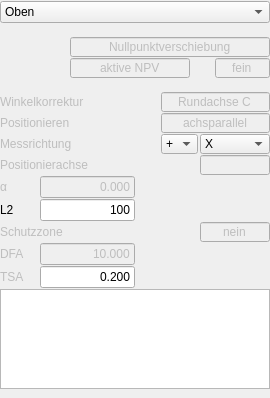
<?xml version="1.0" encoding="UTF-8"?>
<ui version="4.0">
 <class>TP_Ausrichten</class>
 <widget class="QWidget" name="TP_Ausrichten">
  <property name="geometry">
   <rect>
    <x>0</x>
    <y>0</y>
    <width>270</width>
    <height>398</height>
   </rect>
  </property>
  <property name="maximumSize">
   <size>
    <width>270</width>
    <height>16777215</height>
   </size>
  </property>
  <property name="windowTitle">
   <string>Form</string>
  </property>
  <layout class="QVBoxLayout" name="verticalLayout">
   <property name="spacing">
    <number>0</number>
   </property>
   <property name="leftMargin">
    <number>0</number>
   </property>
   <property name="topMargin">
    <number>0</number>
   </property>
   <property name="rightMargin">
    <number>0</number>
   </property>
   <property name="bottomMargin">
    <number>0</number>
   </property>
   <item>
    <widget class="QComboBox" name="comboBox_Frame">
     <item>
      <property name="text">
       <string>Oben</string>
      </property>
     </item>
     <item>
      <property name="text">
       <string>Hinten</string>
      </property>
     </item>
     <item>
      <property name="text">
       <string>Links</string>
      </property>
     </item>
     <item>
      <property name="text">
       <string>Vorne</string>
      </property>
     </item>
     <item>
      <property name="text">
       <string>Rechts</string>
      </property>
     </item>
    </widget>
   </item>
   <item>
    <spacer name="verticalSpacer_2">
     <property name="orientation">
      <enum>Qt::Vertical</enum>
     </property>
     <property name="sizeType">
      <enum>QSizePolicy::Fixed</enum>
     </property>
     <property name="sizeHint" stdset="0">
      <size>
       <width>20</width>
       <height>13</height>
      </size>
     </property>
    </spacer>
   </item>
   <item>
    <layout class="QHBoxLayout" name="horizontalLayout">
     <property name="spacing">
      <number>0</number>
     </property>
     <item>
      <spacer name="horizontalSpacer_Nullpunktverschiebung">
       <property name="orientation">
        <enum>Qt::Horizontal</enum>
       </property>
       <property name="sizeType">
        <enum>QSizePolicy::Expanding</enum>
       </property>
       <property name="sizeHint" stdset="0">
        <size>
         <width>40</width>
         <height>20</height>
        </size>
       </property>
      </spacer>
     </item>
     <item>
      <widget class="QLineEdit" name="lineEdit_Nullpunkverschiebung">
       <property name="enabled">
        <bool>false</bool>
       </property>
       <property name="minimumSize">
        <size>
         <width>200</width>
         <height>0</height>
        </size>
       </property>
       <property name="maximumSize">
        <size>
         <width>200</width>
         <height>20</height>
        </size>
       </property>
       <property name="text">
        <string>Nullpunktverschiebung</string>
       </property>
       <property name="alignment">
        <set>Qt::AlignCenter</set>
       </property>
      </widget>
     </item>
    </layout>
   </item>
   <item>
    <layout class="QHBoxLayout" name="horizontalLayout_Aktive_NPV">
     <property name="spacing">
      <number>0</number>
     </property>
     <item>
      <spacer name="horizontalSpacer">
       <property name="orientation">
        <enum>Qt::Horizontal</enum>
       </property>
       <property name="sizeType">
        <enum>QSizePolicy::Expanding</enum>
       </property>
       <property name="sizeHint" stdset="0">
        <size>
         <width>40</width>
         <height>20</height>
        </size>
       </property>
      </spacer>
     </item>
     <item>
      <widget class="QLineEdit" name="lineEdit_Aktive_NPV">
       <property name="enabled">
        <bool>false</bool>
       </property>
       <property name="minimumSize">
        <size>
         <width>120</width>
         <height>0</height>
        </size>
       </property>
       <property name="maximumSize">
        <size>
         <width>120</width>
         <height>20</height>
        </size>
       </property>
       <property name="text">
        <string>aktive NPV</string>
       </property>
       <property name="alignment">
        <set>Qt::AlignCenter</set>
       </property>
      </widget>
     </item>
     <item>
      <spacer name="horizontalSpacer_2">
       <property name="orientation">
        <enum>Qt::Horizontal</enum>
       </property>
       <property name="sizeType">
        <enum>QSizePolicy::Fixed</enum>
       </property>
       <property name="sizeHint" stdset="0">
        <size>
         <width>25</width>
         <height>20</height>
        </size>
       </property>
      </spacer>
     </item>
     <item>
      <widget class="QLineEdit" name="lineEdit_Aktive_NPV_2">
       <property name="enabled">
        <bool>false</bool>
       </property>
       <property name="minimumSize">
        <size>
         <width>55</width>
         <height>0</height>
        </size>
       </property>
       <property name="maximumSize">
        <size>
         <width>55</width>
         <height>20</height>
        </size>
       </property>
       <property name="text">
        <string>fein</string>
       </property>
       <property name="alignment">
        <set>Qt::AlignCenter</set>
       </property>
      </widget>
     </item>
    </layout>
   </item>
   <item>
    <spacer name="verticalSpacer">
     <property name="orientation">
      <enum>Qt::Vertical</enum>
     </property>
     <property name="sizeType">
      <enum>QSizePolicy::Fixed</enum>
     </property>
     <property name="sizeHint" stdset="0">
      <size>
       <width>20</width>
       <height>13</height>
      </size>
     </property>
    </spacer>
   </item>
   <item>
    <layout class="QHBoxLayout" name="horizontalLayout_Winkelkorrektur">
     <property name="spacing">
      <number>0</number>
     </property>
     <item>
      <widget class="QLabel" name="label_Winkelkorrektur">
       <property name="enabled">
        <bool>false</bool>
       </property>
       <property name="minimumSize">
        <size>
         <width>0</width>
         <height>20</height>
        </size>
       </property>
       <property name="maximumSize">
        <size>
         <width>16777215</width>
         <height>20</height>
        </size>
       </property>
       <property name="text">
        <string>Winkelkorrektur</string>
       </property>
      </widget>
     </item>
     <item>
      <spacer name="horizontalSpacer_8">
       <property name="orientation">
        <enum>Qt::Horizontal</enum>
       </property>
       <property name="sizeHint" stdset="0">
        <size>
         <width>40</width>
         <height>20</height>
        </size>
       </property>
      </spacer>
     </item>
     <item>
      <widget class="QLineEdit" name="lineEdit_Winkelkorrektur">
       <property name="enabled">
        <bool>false</bool>
       </property>
       <property name="minimumSize">
        <size>
         <width>109</width>
         <height>20</height>
        </size>
       </property>
       <property name="maximumSize">
        <size>
         <width>109</width>
         <height>20</height>
        </size>
       </property>
       <property name="text">
        <string>Rundachse C</string>
       </property>
       <property name="alignment">
        <set>Qt::AlignCenter</set>
       </property>
      </widget>
     </item>
    </layout>
   </item>
   <item>
    <layout class="QHBoxLayout" name="horizontalLayout_Positionieren">
     <item>
      <widget class="QLabel" name="label_Positionieren">
       <property name="enabled">
        <bool>false</bool>
       </property>
       <property name="minimumSize">
        <size>
         <width>0</width>
         <height>20</height>
        </size>
       </property>
       <property name="maximumSize">
        <size>
         <width>16777215</width>
         <height>20</height>
        </size>
       </property>
       <property name="text">
        <string>Positionieren</string>
       </property>
      </widget>
     </item>
     <item>
      <spacer name="horizontalSpacer_9">
       <property name="orientation">
        <enum>Qt::Horizontal</enum>
       </property>
       <property name="sizeHint" stdset="0">
        <size>
         <width>40</width>
         <height>20</height>
        </size>
       </property>
      </spacer>
     </item>
     <item>
      <widget class="QLineEdit" name="lineEdit_Positionieren">
       <property name="enabled">
        <bool>false</bool>
       </property>
       <property name="minimumSize">
        <size>
         <width>109</width>
         <height>20</height>
        </size>
       </property>
       <property name="maximumSize">
        <size>
         <width>109</width>
         <height>20</height>
        </size>
       </property>
       <property name="text">
        <string>achsparallel</string>
       </property>
       <property name="alignment">
        <set>Qt::AlignCenter</set>
       </property>
      </widget>
     </item>
    </layout>
   </item>
   <item>
    <layout class="QHBoxLayout" name="horizontalLayout_Messrichtung">
     <property name="spacing">
      <number>2</number>
     </property>
     <item>
      <widget class="QLabel" name="label_Messrichtung">
       <property name="enabled">
        <bool>false</bool>
       </property>
       <property name="minimumSize">
        <size>
         <width>0</width>
         <height>20</height>
        </size>
       </property>
       <property name="maximumSize">
        <size>
         <width>16777215</width>
         <height>20</height>
        </size>
       </property>
       <property name="text">
        <string>Messrichtung</string>
       </property>
      </widget>
     </item>
     <item>
      <spacer name="horizontalSpacer_3">
       <property name="orientation">
        <enum>Qt::Horizontal</enum>
       </property>
       <property name="sizeHint" stdset="0">
        <size>
         <width>40</width>
         <height>20</height>
        </size>
       </property>
      </spacer>
     </item>
     <item>
      <widget class="QComboBox" name="comboBox_Messrichtung1">
       <property name="minimumSize">
        <size>
         <width>0</width>
         <height>20</height>
        </size>
       </property>
       <property name="maximumSize">
        <size>
         <width>40</width>
         <height>20</height>
        </size>
       </property>
       <property name="cursor">
        <cursorShape>ArrowCursor</cursorShape>
       </property>
       <property name="iconSize">
        <size>
         <width>16</width>
         <height>16</height>
        </size>
       </property>
       <item>
        <property name="text">
         <string>+</string>
        </property>
       </item>
       <item>
        <property name="text">
         <string>-</string>
        </property>
       </item>
      </widget>
     </item>
     <item>
      <widget class="QComboBox" name="comboBox_Messrichtung2">
       <property name="minimumSize">
        <size>
         <width>70</width>
         <height>20</height>
        </size>
       </property>
       <property name="maximumSize">
        <size>
         <width>70</width>
         <height>20</height>
        </size>
       </property>
       <item>
        <property name="text">
         <string>X</string>
        </property>
       </item>
       <item>
        <property name="text">
         <string>Y</string>
        </property>
       </item>
       <item>
        <property name="text">
         <string>Z</string>
        </property>
       </item>
      </widget>
     </item>
    </layout>
   </item>
   <item>
    <layout class="QHBoxLayout" name="horizontalLayout_Positionierachse">
     <property name="spacing">
      <number>2</number>
     </property>
     <item>
      <widget class="QLabel" name="label_Positionierachse">
       <property name="enabled">
        <bool>false</bool>
       </property>
       <property name="minimumSize">
        <size>
         <width>0</width>
         <height>20</height>
        </size>
       </property>
       <property name="maximumSize">
        <size>
         <width>16777215</width>
         <height>20</height>
        </size>
       </property>
       <property name="text">
        <string>Positionierachse</string>
       </property>
      </widget>
     </item>
     <item>
      <spacer name="horizontalSpacer_4">
       <property name="orientation">
        <enum>Qt::Horizontal</enum>
       </property>
       <property name="sizeHint" stdset="0">
        <size>
         <width>40</width>
         <height>20</height>
        </size>
       </property>
      </spacer>
     </item>
     <item>
      <widget class="QLineEdit" name="lineEdit_Positionierachse">
       <property name="enabled">
        <bool>false</bool>
       </property>
       <property name="minimumSize">
        <size>
         <width>70</width>
         <height>20</height>
        </size>
       </property>
       <property name="maximumSize">
        <size>
         <width>70</width>
         <height>20</height>
        </size>
       </property>
      </widget>
     </item>
    </layout>
   </item>
   <item>
    <layout class="QHBoxLayout" name="horizontalLayout_Alpha">
     <property name="spacing">
      <number>0</number>
     </property>
     <item>
      <widget class="QLabel" name="label_Alpha">
       <property name="enabled">
        <bool>false</bool>
       </property>
       <property name="minimumSize">
        <size>
         <width>40</width>
         <height>20</height>
        </size>
       </property>
       <property name="maximumSize">
        <size>
         <width>16777215</width>
         <height>20</height>
        </size>
       </property>
       <property name="text">
        <string>α</string>
       </property>
      </widget>
     </item>
     <item>
      <widget class="QLineEdit" name="lineEdit_Alpha">
       <property name="enabled">
        <bool>false</bool>
       </property>
       <property name="minimumSize">
        <size>
         <width>75</width>
         <height>20</height>
        </size>
       </property>
       <property name="maximumSize">
        <size>
         <width>95</width>
         <height>16777215</height>
        </size>
       </property>
       <property name="text">
        <string>0.000</string>
       </property>
       <property name="alignment">
        <set>Qt::AlignRight|Qt::AlignTrailing|Qt::AlignVCenter</set>
       </property>
      </widget>
     </item>
     <item>
      <spacer name="horizontalSpacer_10">
       <property name="orientation">
        <enum>Qt::Horizontal</enum>
       </property>
       <property name="sizeHint" stdset="0">
        <size>
         <width>40</width>
         <height>20</height>
        </size>
       </property>
      </spacer>
     </item>
    </layout>
   </item>
   <item>
    <layout class="QHBoxLayout" name="horizontalLayout_CAlgin_L2">
     <property name="spacing">
      <number>0</number>
     </property>
     <item>
      <widget class="QLabel" name="label_L2">
       <property name="minimumSize">
        <size>
         <width>40</width>
         <height>20</height>
        </size>
       </property>
       <property name="maximumSize">
        <size>
         <width>16777215</width>
         <height>20</height>
        </size>
       </property>
       <property name="text">
        <string>L2</string>
       </property>
      </widget>
     </item>
     <item>
      <widget class="QLineEdit" name="lineEdit_L2">
       <property name="minimumSize">
        <size>
         <width>95</width>
         <height>20</height>
        </size>
       </property>
       <property name="maximumSize">
        <size>
         <width>95</width>
         <height>16777215</height>
        </size>
       </property>
       <property name="text">
        <string>100</string>
       </property>
       <property name="alignment">
        <set>Qt::AlignRight|Qt::AlignTrailing|Qt::AlignVCenter</set>
       </property>
      </widget>
     </item>
     <item>
      <spacer name="horizontalSpacer_5">
       <property name="orientation">
        <enum>Qt::Horizontal</enum>
       </property>
       <property name="sizeHint" stdset="0">
        <size>
         <width>40</width>
         <height>20</height>
        </size>
       </property>
      </spacer>
     </item>
    </layout>
   </item>
   <item>
    <layout class="QHBoxLayout" name="horizontalLayout_Schutzzone">
     <property name="spacing">
      <number>2</number>
     </property>
     <item>
      <widget class="QLabel" name="label_Schutzzone">
       <property name="enabled">
        <bool>false</bool>
       </property>
       <property name="minimumSize">
        <size>
         <width>0</width>
         <height>20</height>
        </size>
       </property>
       <property name="maximumSize">
        <size>
         <width>16777215</width>
         <height>20</height>
        </size>
       </property>
       <property name="text">
        <string>Schutzzone</string>
       </property>
      </widget>
     </item>
     <item>
      <spacer name="horizontalSpacer_11">
       <property name="orientation">
        <enum>Qt::Horizontal</enum>
       </property>
       <property name="sizeHint" stdset="0">
        <size>
         <width>40</width>
         <height>20</height>
        </size>
       </property>
      </spacer>
     </item>
     <item>
      <widget class="QLineEdit" name="lineEdit_Schutzzone">
       <property name="enabled">
        <bool>false</bool>
       </property>
       <property name="minimumSize">
        <size>
         <width>70</width>
         <height>20</height>
        </size>
       </property>
       <property name="maximumSize">
        <size>
         <width>70</width>
         <height>20</height>
        </size>
       </property>
       <property name="text">
        <string>nein</string>
       </property>
       <property name="alignment">
        <set>Qt::AlignCenter</set>
       </property>
      </widget>
     </item>
    </layout>
   </item>
   <item>
    <layout class="QHBoxLayout" name="horizontalLayout_DFA">
     <property name="spacing">
      <number>0</number>
     </property>
     <item>
      <widget class="QLabel" name="label_DFA">
       <property name="enabled">
        <bool>false</bool>
       </property>
       <property name="minimumSize">
        <size>
         <width>40</width>
         <height>20</height>
        </size>
       </property>
       <property name="maximumSize">
        <size>
         <width>16777215</width>
         <height>20</height>
        </size>
       </property>
       <property name="text">
        <string>DFA</string>
       </property>
      </widget>
     </item>
     <item>
      <widget class="QLineEdit" name="lineEdit_DFA">
       <property name="enabled">
        <bool>false</bool>
       </property>
       <property name="minimumSize">
        <size>
         <width>75</width>
         <height>20</height>
        </size>
       </property>
       <property name="maximumSize">
        <size>
         <width>95</width>
         <height>16777215</height>
        </size>
       </property>
       <property name="text">
        <string>10.000</string>
       </property>
       <property name="alignment">
        <set>Qt::AlignRight|Qt::AlignTrailing|Qt::AlignVCenter</set>
       </property>
      </widget>
     </item>
     <item>
      <spacer name="horizontalSpacer_12">
       <property name="orientation">
        <enum>Qt::Horizontal</enum>
       </property>
       <property name="sizeHint" stdset="0">
        <size>
         <width>40</width>
         <height>20</height>
        </size>
       </property>
      </spacer>
     </item>
    </layout>
   </item>
   <item>
    <layout class="QHBoxLayout" name="horizontalLayout_TSA">
     <property name="spacing">
      <number>0</number>
     </property>
     <item>
      <widget class="QLabel" name="label_TSA">
       <property name="enabled">
        <bool>false</bool>
       </property>
       <property name="minimumSize">
        <size>
         <width>40</width>
         <height>20</height>
        </size>
       </property>
       <property name="maximumSize">
        <size>
         <width>16777215</width>
         <height>20</height>
        </size>
       </property>
       <property name="acceptDrops">
        <bool>true</bool>
       </property>
       <property name="text">
        <string>TSA</string>
       </property>
      </widget>
     </item>
     <item>
      <widget class="QLineEdit" name="lineEdit_TSA">
       <property name="enabled">
        <bool>true</bool>
       </property>
       <property name="minimumSize">
        <size>
         <width>75</width>
         <height>20</height>
        </size>
       </property>
       <property name="maximumSize">
        <size>
         <width>95</width>
         <height>16777215</height>
        </size>
       </property>
       <property name="acceptDrops">
        <bool>true</bool>
       </property>
       <property name="toolTip">
        <string>Vertrauensbereich</string>
       </property>
       <property name="text">
        <string>0.200</string>
       </property>
       <property name="alignment">
        <set>Qt::AlignRight|Qt::AlignTrailing|Qt::AlignVCenter</set>
       </property>
      </widget>
     </item>
     <item>
      <spacer name="horizontalSpacer_13">
       <property name="orientation">
        <enum>Qt::Horizontal</enum>
       </property>
       <property name="sizeHint" stdset="0">
        <size>
         <width>40</width>
         <height>20</height>
        </size>
       </property>
      </spacer>
     </item>
    </layout>
   </item>
   <item>
    <widget class="QTextEdit" name="textEdit_Anfahren">
     <property name="minimumSize">
      <size>
       <width>0</width>
       <height>100</height>
      </size>
     </property>
     <property name="maximumSize">
      <size>
       <width>16777215</width>
       <height>100</height>
      </size>
     </property>
     <property name="font">
      <font>
       <family>Lucida Console</family>
      </font>
     </property>
    </widget>
   </item>
  </layout>
 </widget>
 <resources/>
 <connections/>
</ui>
